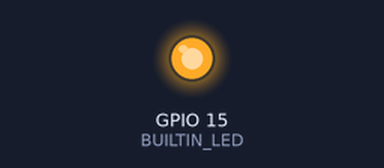
The sketch below on a simulated ESP32-S2. Parts: output pins drawn as LEDs (lit = HIGH). What the sketch prints to the serial monitor is not drawn.

Above: at 0.5 s.
At 2.0 s:
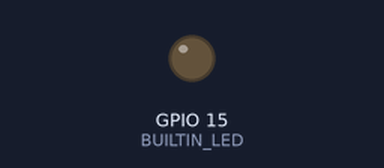
Timing chart, 0 to 11.1 s (numbered marks = the images above):
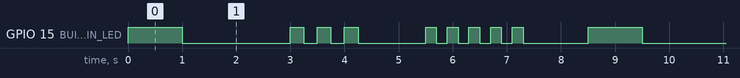

Measured:
- by itself, GPIO 15 (BUILTIN_LED): repeats every 8.5 s: LOW 2.0 s, 2 × (HIGH 0.25 s, LOW 0.25 s), HIGH 0.25 s, LOW 1.3 s, 4 × (HIGH 0.20 s, LOW 0.20 s), HIGH 0.20 s, LOW 1.2 s, HIGH 1.0 s
- by itself, everything shown: repeats every 8.5 s, in 18 steps

The sketch:

ESP32_Blink.ino
```cpp
//#define LED 2 // works with ESP32 DEV board, Acebott ESP32-Max


#define BUILTIN_LED 15  // ESP32-S2 Mini


#define ONE_SEC 1000
void setup() {
    Serial.begin(115200);
    pinMode(BUILTIN_LED, OUTPUT);
}

void blink(int count, int interval, int wait_ms){
    for(int i=0 ; i<count ; i++){
        digitalWrite(BUILTIN_LED, HIGH);
        delay(interval);
        digitalWrite(BUILTIN_LED, LOW);
        delay(interval);
    }

    delay(wait_ms);
}

void loop() {
    Serial.println("blink cycle");

    int wait_ms = ONE_SEC;
    blink(1, 1000, wait_ms);
    blink(3, 250, wait_ms);
    blink(5, 200, wait_ms);

}
```
